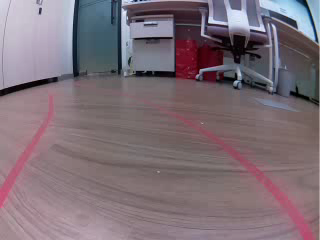
#> input picture data/car_video.avi_001_080.png, 320 x 240 px, given in place of the camera
$ python test_wide_cam_lane_detection.py
#> lines starting #> are read from the running program, lines starting #| are printed output that depends on the picture; after the words box and inside, x2 and y2 are one past the last pixel; in counts of white or black regions, pixels touching at a corner belong together
### test_code/cobit_lane_follower.py
import cv2
import numpy as np
import logging
import math
import datetime
import sys

_SHOW_IMAGE = False
class CobitLaneFollower(object):

	def __init__(self):
		self.curr_steering_angle = 90

	def get_lane(self, frame):
		show_image("orignal", frame)
		lane_lines, frame = detect_lane(frame)
		return lane_lines, frame

	def get_steering_angle(self, img_lane, lane_lines):
		if len(lane_lines) == 0:
			return 0, None
		new_steering_angle = compute_steering_angle(img_lane, lane_lines)
		self.curr_steering_angle = stabilize_steering_angle(self.curr_steering_angle, new_steering_angle, len(lane_lines))

		curr_heading_image = display_heading_line(img_lane, self.curr_steering_angle)
		show_image("heading", curr_heading_image, True)

		return self.curr_steering_angle, curr_heading_image

############################
# Frame processing steps
############################
def detect_lane(frame):
    logging.debug('detecting lane lines...')

    edges = detect_edges(frame)
    show_image('edges', edges)

    cropped_edges = region_of_interest(edges)
    show_image('edges cropped', cropped_edges)

    line_segments = detect_line_segments(cropped_edges)
    line_segment_image = display_lines(frame, line_segments)
    show_image("line segments", line_segment_image)

    lane_lines = average_slope_intercept(frame, line_segments)
    lane_lines_image = display_lines(frame, lane_lines)
    lane_lines_resized = cv2.resize(lane_lines_image, dsize=(320, 180), interpolation=cv2.INTER_AREA)
    show_image("lane lines", lane_lines_resized)

    return lane_lines, lane_lines_image


def detect_edges(frame):
    # filter for blue lane lines
    hsv = cv2.cvtColor(frame, cv2.COLOR_BGR2HSV)
    show_image("hsv", hsv)
    # [6 lines of commented-out code are left out]
    lower_blue = np.array([140, 50, 50])
    upper_blue = np.array([179, 255, 255])
    mask = cv2.inRange(hsv, lower_blue, upper_blue)
    show_image("blue mask", mask)

    # detect edges
    #edges = cv2.Canny(mask, 200, 400)
    edges = cv2.Canny(mask, 200, 400)
    show_image("blue mask", edges)

    return edges

# [21 lines left out: function detect_edges_old, not called in this run]


def region_of_interest(canny):
    height, width = canny.shape
    mask = np.zeros_like(canny)

    # only focus bottom half of the screen

    polygon = np.array([[
        (0, height*(1/2)),
        (width, height*(1/2)),
        (width, height),
        (0, height),
    ]], np.int32)
    cv2.fillPoly(mask, polygon, 255)
    show_image("mask", mask)
    masked_image = cv2.bitwise_and(canny, mask)
    return masked_image

def detect_line_segments(cropped_edges):
    # tuning min_threshold, minLineLength, maxLineGap is a trial and error process by hand
    rho = 1  # precision in pixel, i.e. 1 pixel
    angle = np.pi / 180  # degree in radian, i.e. 1 degree
    min_threshold = 10  # minimal of votes
    line_segments = cv2.HoughLinesP(cropped_edges, rho, angle, min_threshold, np.array([]), minLineLength=8,
                                    maxLineGap=4)

    if line_segments is not None:
        for line_segment in line_segments:
            logging.debug('detected line_segment:')
            logging.debug("%s of length %s" % (line_segment, length_of_line_segment(line_segment[0])))

    return line_segments


def average_slope_intercept(frame, line_segments):
    """
    This function combines line segments into one or two lane lines
    If all line slopes are < 0: then we only have detected left lane
    If all line slopes are > 0: then we only have detected right lane
    """
    lane_lines = []
    if line_segments is None:
        logging.info('No line_segment segments detected')
        return lane_lines

    height, width, _ = frame.shape
    left_fit = []
    right_fit = []

    boundary = 1/3
    left_region_boundary = width * (1 - boundary)  # left lane line segment should be on left 2/3 of the screen
    right_region_boundary = width * boundary # right lane line segment should be on left 2/3 of the screen

    for line_segment in line_segments:
        for x1, y1, x2, y2 in line_segment:
            if x1 == x2:
                logging.info('skipping vertical line segment (slope=inf): %s' % line_segment)
                continue
            fit = np.polyfit((x1, x2), (y1, y2), 1)
            slope = fit[0]
            intercept = fit[1]
            if slope < 0:
                if x1 < left_region_boundary and x2 < left_region_boundary:
                    left_fit.append((slope, intercept))
            else:
                if x1 > right_region_boundary and x2 > right_region_boundary:
                    right_fit.append((slope, intercept))

    left_fit_average = np.average(left_fit, axis=0)
    if len(left_fit) > 0:
        lane_lines.append(make_points(frame, left_fit_average))

    right_fit_average = np.average(right_fit, axis=0)
    if len(right_fit) > 0:
        lane_lines.append(make_points(frame, right_fit_average))

    logging.debug('lane lines: %s' % lane_lines)  # [[[316, 720, 484, 432]], [[1009, 720, 718, 432]]]

    return lane_lines


def compute_steering_angle(frame, lane_lines):
    """ Find the steering angle based on lane line coordinate
        We assume that camera is calibrated to point to dead center
    """
    if len(lane_lines) == 0:
        logging.info('No lane lines detected, do nothing')
        return -90

    height, width, _ = frame.shape
    if len(lane_lines) == 1:
        logging.debug('Only detected one lane line, just follow it. %s' % lane_lines[0])
        x1, _, x2, _ = lane_lines[0][0]
        x_offset = x2 - x1
    else:
        _, _, left_x2, _ = lane_lines[0][0]
        _, _, right_x2, _ = lane_lines[1][0]
        camera_mid_offset_percent = 0.02 # 0.0 means car pointing to center, -0.03: car is centered to left, +0.03 means car pointing to right
        mid = int(width / 2 * (1 + camera_mid_offset_percent))
        x_offset = (left_x2 + right_x2) / 2 - mid

    # find the steering angle, which is angle between navigation direction to end of center line
    y_offset = int(height / 2)

    angle_to_mid_radian = math.atan(x_offset / y_offset)  # angle (in radian) to center vertical line
    angle_to_mid_deg = int(angle_to_mid_radian * 180.0 / math.pi)  # angle (in degrees) to center vertical line
    steering_angle = angle_to_mid_deg + 90  # this is the steering angle needed by picar front wheel

    logging.debug('new steering angle: %s' % steering_angle)
    return steering_angle


def stabilize_steering_angle(curr_steering_angle, new_steering_angle, num_of_lane_lines, max_angle_deviation_two_lines=5, max_angle_deviation_one_lane=1):
    """
    Using last steering angle to stabilize the steering angle
    This can be improved to use last N angles, etc
    if new angle is too different from current angle, only turn by max_angle_deviation degrees
    """
    if num_of_lane_lines == 2 :
        # if both lane lines detected, then we can deviate more
        max_angle_deviation = max_angle_deviation_two_lines
    else :
        # if only one lane detected, don't deviate too much
        max_angle_deviation = max_angle_deviation_one_lane

    angle_deviation = new_steering_angle - curr_steering_angle
    if abs(angle_deviation) > max_angle_deviation:
        stabilized_steering_angle = int(curr_steering_angle
                                        + max_angle_deviation * angle_deviation / abs(angle_deviation))
    else:
        stabilized_steering_angle = new_steering_angle
    logging.info('Proposed angle: %s, stabilized angle: %s' % (new_steering_angle, stabilized_steering_angle))
    return stabilized_steering_angle


############################
# Utility Functions
############################
def display_lines(frame, lines, line_color=(0, 255, 0), line_width=10):
    line_image = np.zeros_like(frame)
    if lines is not None:
        for line in lines:
            for x1, y1, x2, y2 in line:
                cv2.line(line_image, (x1, y1), (x2, y2), line_color, line_width)
    line_image = cv2.addWeighted(frame, 0.8, line_image, 1, 1)
    return line_image


def display_heading_line(frame, steering_angle, line_color=(0, 0, 255), line_width=5, ):
    heading_image = np.zeros_like(frame)
    height, width, _ = frame.shape

    # figure out the heading line from steering angle
    # heading line (x1,y1) is always center bottom of the screen
    # (x2, y2) requires a bit of trigonometry

    # Note: the steering angle of:
    # 0-89 degree: turn left
    # 90 degree: going straight
    # 91-180 degree: turn right
    steering_angle_radian = steering_angle / 180.0 * math.pi
    x1 = int(width / 2)
    y1 = height
    x2 = int(x1 - height / 2 / math.tan(steering_angle_radian))
    y2 = int(height / 2)

    cv2.line(heading_image, (x1, y1), (x2, y2), line_color, line_width)
    heading_image = cv2.addWeighted(frame, 0.8, heading_image, 1, 1)

    return heading_image


def length_of_line_segment(line):
    x1, y1, x2, y2 = line
    return math.sqrt((x2 - x1) ** 2 + (y2 - y1) ** 2)


def show_image(title, frame, show=_SHOW_IMAGE):
    if show:
        cv2.imshow(title, frame)


def make_points(frame, line):
    height, width, _ = frame.shape
    slope, intercept = line
    y1 = height  # bottom of the frame
    y2 = int(y1 * 1 / 2)  # make points from middle of the frame down

    # bound the coordinates within the frame
    x1 = max(-width, min(2 * width, int((y1 - intercept) / slope)))
    x2 = max(-width, min(2 * width, int((y2 - intercept) / slope)))
    return [[x1, y1, x2, y2]]

### test_code/test_wide_cam_lane_detection.py
import cv2
import datetime
from cobit_lane_follower import CobitLaneFollower


__SCREEN_WIDTH = 1280/4
__SCREEN_HEIGHT = 720/4
#__SCREEN_WIDTH = 320
#__SCREEN_HEIGHT = 240

SCREEN_WIDTH = 1280/4
SCREEN_HEIGHT =720/4
#SCREEN_WIDTH = 320
#SCREEN_HEIGHT = 240


lane_follower = CobitLaneFollower()
cap = cv2.VideoCapture(0)

cap.set(3, int(SCREEN_WIDTH))
cap.set(4, int(SCREEN_HEIGHT))

while True:
	ret, img_org = cap.read()
#> img_org is the input picture: shape (240, 320, 3); mean B, G, R 118.7, 110.6, 125.4

	if ret:
		lane_lines, img_lane = lane_follower.get_lane(img_org)
#> in detect_edges, `hsv = cv2.cvtColor(frame, cv2.COLOR_BGR2HSV)`: hsv: shape (240, 320, 3); mean H, S, V 125.9, 48.6, 131.3
#> in detect_edges, `mask = cv2.inRange(hsv, lower_blue, upper_blue)`:
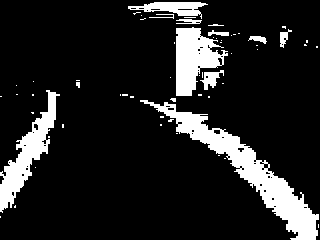
#> mask: shape (240, 320); 13.5% white; 60 white regions (48 under 20 px), largest, box (x1, y1, x2, y2) and area: (140, 100, 319, 240) 4584, (0, 90, 60, 213) 2201, (176, 27, 228, 96) 2070
#> in detect_edges, `edges = cv2.Canny(mask, 200, 400)`: edges: shape (240, 320); 2.8% white in thin lines or dots
#> in region_of_interest, `cv2.fillPoly(mask, polygon, 255)`:
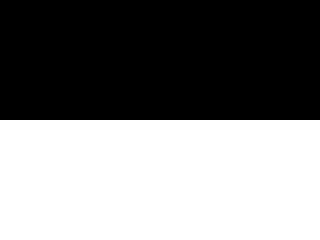
#> mask: shape (240, 320); 50% white; 1 white region, box (x1, y1, x2, y2) and area: (0, 120, 320, 240) 38400
#> in region_of_interest, `masked_image = cv2.bitwise_and(canny, mask)`:
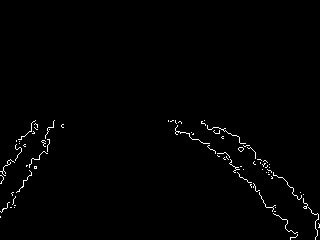
#> masked_image: shape (240, 320); 1% white in thin lines or dots, all inside (x1, y1, x2, y2) = (0, 120, 320, 240)
#> in detect_line_segments, `line_segments = cv2.HoughLinesP(cropped_edges, rho, angle, min_thresho..`: line_segments = 34 rows, first 6: [202, 121, 208, 129], [19, 191, 29, 175], [306, 206, 318, 218], [251, 182, 259, 192], [246, 179, 261, 196], [210, 149, 219, 156]
#> the loop in detect_line_segments, `for line_segment in line_segments:` made 34 passes
#> (x1 in length_of_line_segment, y1 in length_of_line_segment, x2 in length_of_line_segment, y2 in length_of_line_segment) on passes 1 to 12: (202, 121, 208, 129), (19, 191, 29, 175), (306, 206, 318, 218), (251, 182, 259, 192), (246, 179, 261, 196), (210, 149, 219, 156), (212, 128, 222, 136), (260, 162, 279, 177), (235, 170, 244, 179), (201, 121, 223, 138), (308, 207, 318, 216), (271, 207, 279, 216)
#> the loop in display_lines, `for line in lines:` made 34 passes
#> in display_lines, `line_image = cv2.addWeighted(frame, 0.8, line_image, 1, 1)`:
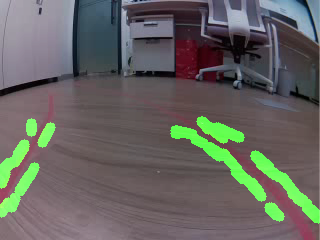
#> line_image: shape (240, 320, 3); mean B, G, R 96, 100.6, 101.3
#> the loop in average_slope_intercept, `for line_segment in line_segments:` made 34 passes
#> after the loop in average_slope_intercept, `for line_segment in line_segments:`: left_fit = [(-1.6, 221.4), (-1.57, 181.7), (-1.87, 220.8), (-2.75, 185.7), (-0.1, 150.5), (-1.43, 213.4), (-1, 172), (-2.5, 234.5), (-1.6, 184.4), (-2, 235)]; right_fit = 23 items, first 6: (1.33, -148.3), (1, -100), (1.25, -131.7), (1.13, -99.8), (0.778, -14.33), (0.8, -41.6)
#> in average_slope_intercept, `left_fit_average = np.average(left_fit, axis=0)`: left_fit_average = [-1.64, 199.9]
#> in make_points, `slope, intercept = line`: slope = -1.64; intercept = 199.9
#> in make_points, `x1 = max(-width, min(2 * width, int((y1 - intercept) / slope)))`: x1 = -24
#> in make_points, `x2 = max(-width, min(2 * width, int((y2 - intercept) / slope)))`: x2 = 48
#> in average_slope_intercept, `right_fit_average = np.average(right_fit, axis=0)`: right_fit_average = [0.861, -49.9]
#> in detect_lane, `lane_lines = average_slope_intercept(frame, line_segments)`: lane_lines = [[[-24, 240, 48, 120]], [[336, 240, 197, 120]]]
#> call 2 of display_lines, with line_color = (0, 255, 0), line_width = 10
#> the loop in display_lines (call 2), `for line in lines:` made 2 passes
#> after the loop in display_lines (call 2), `for line in lines:`:
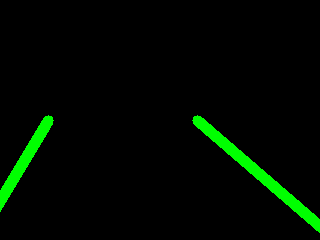
#> line_image: shape (240, 320, 3); mean B, G, R 0, 9.7, 0
#> in detect_lane, `lane_lines_resized = cv2.resize(lane_lines_image, dsize=(320, 180), in..`:
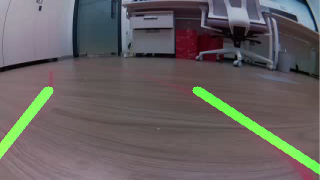
#> lane_lines_resized: shape (180, 320, 3); mean B, G, R 96, 96.2, 101.3
#> lane_lines = [[[-24, 240, 48, 120]], [[336, 240, 197, 120]]]
		angle, img_lane = lane_follower.get_steering_angle(img_lane, lane_lines)
#> in compute_steering_angle, `_, _, left_x2, _ = lane_lines[0][0]`: left_x2 = 48
#> in compute_steering_angle, `_, _, right_x2, _ = lane_lines[1][0]`: right_x2 = 197
#> in compute_steering_angle, `x_offset = (left_x2 + right_x2) / 2 - mid`: x_offset = -40.5
#> in compute_steering_angle, `angle_to_mid_radian = math.atan(x_offset / y_offset)`: angle_to_mid_radian = -0.325
#> in compute_steering_angle, `angle_to_mid_deg = int(angle_to_mid_radian * 180.0 / math.pi)`: angle_to_mid_deg = -18
#> in compute_steering_angle, `steering_angle = angle_to_mid_deg + 90`: steering_angle = 72
#> in stabilize_steering_angle, `angle_deviation = new_steering_angle - curr_steering_angle`: angle_deviation = -18
#> in stabilize_steering_angle, `stabilized_steering_angle = int(curr_steering_angle + max_angle_deviat..`: stabilized_steering_angle = 85
#> in display_heading_line, `steering_angle_radian = steering_angle / 180.0 * math.pi`: steering_angle_radian = 1.48
#> in display_heading_line, `x2 = int(x1 - height / 2 / math.tan(steering_angle_radian))`: x2 = 149
#> in display_heading_line, `heading_image = cv2.addWeighted(frame, 0.8, heading_image, 1, 1)`:
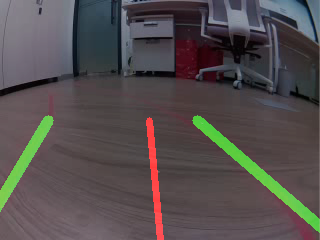
#> heading_image: shape (240, 320, 3); mean B, G, R 77.8, 77.9, 84
#> angle = 85
		if img_lane is None:
			pass
		else:
			print(angle)
#| 85

		if cv2.waitKey(1) & 0xFF == ord('q'):
#> (key q is pressed here)
			break
	else:
		print("cap error")

cap.release()
cv2.destroyAllWindows()

$ run again, on data/car_video.avi_003_081.png
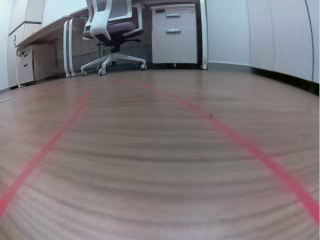
#> input picture data/car_video.avi_003_081.png, 320 x 240 px, given in place of the camera
#> img_org is the input picture: shape (240, 320, 3); mean B, G, R 123.5, 120.5, 126.9
#> hsv: shape (240, 320, 3); mean H, S, V 74.9, 35.7, 133.6
#> in detect_edges, `mask = cv2.inRange(hsv, lower_blue, upper_blue)`:
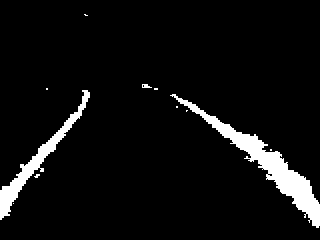
#> mask: shape (240, 320); 5.9% white; 11 white regions (8 under 20 px), largest, box (x1, y1, x2, y2) and area: (170, 94, 320, 228) 2949, (0, 90, 90, 220) 1545, (142, 84, 152, 88) 28
#> edges: shape (240, 320); 1% white in thin lines or dots, all inside (x1, y1, x2, y2) = (0, 13, 320, 228)
#> masked_image: shape (240, 320); 0.74% white in thin lines or dots, all inside (x1, y1, x2, y2) = (0, 120, 320, 228)
#> in detect_line_segments, `line_segments = cv2.HoughLinesP(cropped_edges, rho, angle, min_thresho..`: line_segments = 29 rows, first 6: [292, 201, 311, 220], [205, 120, 225, 137], [34, 177, 41, 167], [275, 185, 283, 193], [17, 193, 25, 183], [65, 134, 71, 126]
#> the loop in detect_line_segments, `for line_segment in line_segments:` made 29 passes
#> the loop in display_lines, `for line in lines:` made 29 passes
#> the loop in average_slope_intercept, `for line_segment in line_segments:` made 29 passes
#> after the loop in average_slope_intercept, `for line_segment in line_segments:`: left_fit = [(-1.43, 225.6), (-1.25, 214.3), (-1.33, 220.7), (-1.33, 208), (-1.9, 228.3), (-1.13, 209.7), (-1.1, 192.5), (-0.706, 189), (-1, 188), (-1.18, 211.3), (-1.11, 191.8), (-1.14, 218.1)]; right_fit = [(1, -91), (0.85, -54.25), (1, -90), (1.14, -132.4), (0.5, 10.5), (0.875, -87.13), (0.8, -68.6), (1.25, -163.5), (0.467, 34.07), (0.727, -43.73), (0.75, -32.5), (3, -745), (0.25, 72), (1, -92), (1.13, -125.8), (1, -87), (1.33, -184)]
#> left_fit_average = [-1.22, 208.1]
#> slope = -1.22; intercept = 208.1
#> in make_points, `x1 = max(-width, min(2 * width, int((y1 - intercept) / slope)))`: x1 = -26
#> in make_points, `x2 = max(-width, min(2 * width, int((y2 - intercept) / slope)))`: x2 = 72
#> right_fit_average = [1, -110.6]
#> in detect_lane, `lane_lines = average_slope_intercept(frame, line_segments)`: lane_lines = [[[-26, 240, 72, 120]], [[349, 240, 229, 120]]]
#> the loop in display_lines (call 2), `for line in lines:` made 2 passes
#> left_x2 = 72
#> right_x2 = 229
#> x_offset = -12.5
#> angle_to_mid_radian = -0.104
#> angle_to_mid_deg = -5
#> steering_angle = 85
#> angle_deviation = -5
#> stabilized_steering_angle = 85
#> steering_angle_radian = 1.48
#> in display_heading_line, `x2 = int(x1 - height / 2 / math.tan(steering_angle_radian))`: x2 = 149
#> in display_heading_line, `heading_image = cv2.addWeighted(frame, 0.8, heading_image, 1, 1)`:
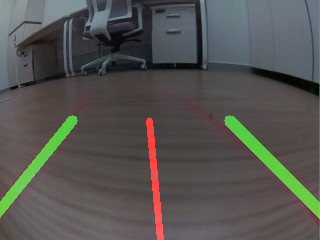
#> heading_image: shape (240, 320, 3); mean B, G, R 80.8, 84.1, 84.9
#> angle = 85
#| 85
